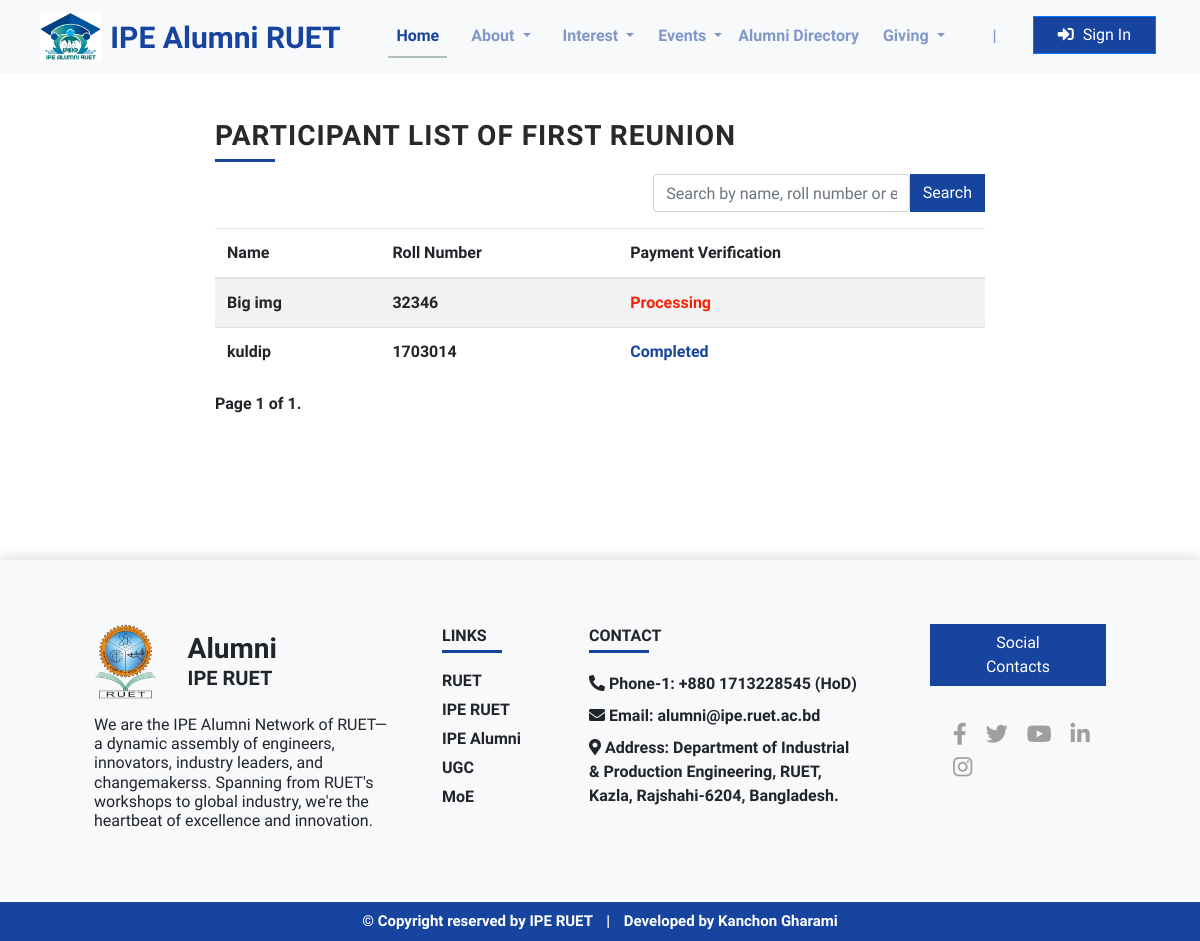
Before: /first_reunion_participant/ with the older database file.
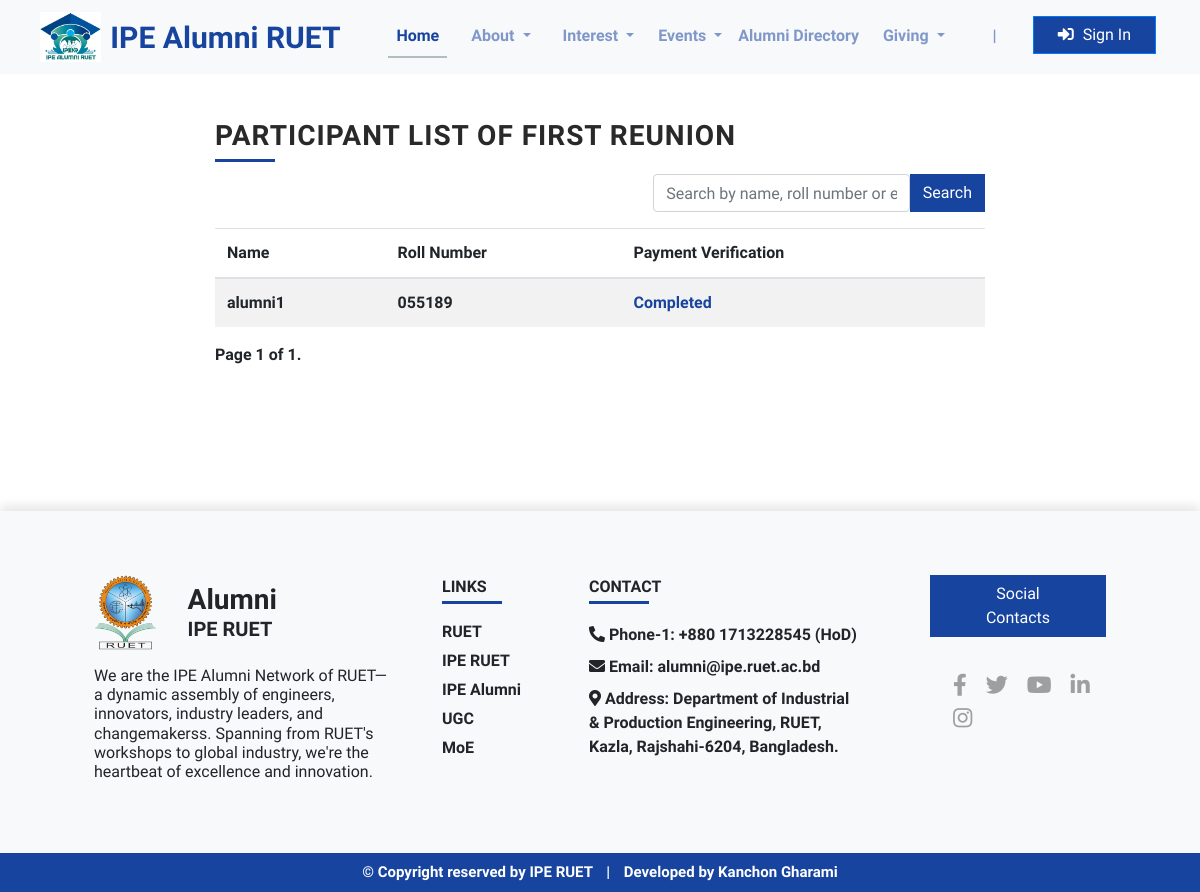
After: the same page with the newer database file.
### app/models.py (models this page shows, shortened)
class ReunionRegistration(models.Model):
    phone_regex = RegexValidator(
        regex=r'^\+?([0-9]{1,3})?[-. ]?([0-9]{1,4})[-. ]?([0-9]{1,4})[-. ]?([0-9]{1,9})$',
        message="Enter a valid international phone number."
    )
    name = models.CharField(max_length=255, null=False, blank=False)
    email = models.EmailField(_('email address'), unique=True, blank=False, null=False)
    roll_number = models.CharField(
        null=False, blank=False,
        max_length=7,
        validators=[RegexValidator(r'^\d{1,7}$', message="Enter a valid roll number consisting of up to 7 digits.")],
        unique=True
    )
    number_of_guests = models.IntegerField(
        null=True, blank=True, default=0,
        validators=[MinValueValidator(0), MaxValueValidator(9)]
    )
    driver = models.IntegerField(
        null=True, blank=True, default=0,
        validators=[MinValueValidator(0), MaxValueValidator(3)]
    )
    total_amount_paid = models.IntegerField(null=False, blank=False)
    upload_payment_slip = models.ImageField(upload_to='payment_slips/', null=True, blank=True)
    is_payment_varified = models.BooleanField(default=False)
    transaction_id = models.CharField(max_length=100, null=True, blank=True)
    phone_no = models.CharField(
        validators=[phone_regex],
        max_length=18,
        null=True, blank=True
    )

### app/views.py (the view)
# urls.py: path('first_reunion_participant/', first_reunion_participant, name='first_reunion_participant'),
def first_reunion_participant(request):
    search_query = request.GET.get('search', '')
    if search_query:
        reunion_registrations = ReunionRegistration.objects.filter(
            Q(name__icontains=search_query) |
            Q(roll_number__icontains=search_query) |
            Q(email__icontains=search_query)
        ).order_by('roll_number')
    else:
        reunion_registrations = ReunionRegistration.objects.all().order_by('roll_number')
    paginator = Paginator(reunion_registrations, 10)  # Show 10 records per page
    page_number = request.GET.get('page')
    page_obj = paginator.get_page(page_number)
    context = {
        'reunion_registrations': page_obj,
        'search_query': search_query,
    }
    return render(request, 'first_reunion_participant.html', context)

### templates/first_reunion_participant.html (shortened to what this page needs)
<!DOCTYPE html>
{% extends 'base.html' %}
{% load static %}
{% block content %}
<div class="row m-0 my-4 d-flex justify-content-center">
    <div class="col-lg-8">
        <div>
            <p class="my_title mt-4 mb-4"><span class="underline_span_left">Participant List of First Reunion</span></p>
            <form method="get" class="mt-4">
                <div class="form-group row m-0 my-3">
                    <input type="text" name="search" class="form-control col-xl-4 ml-auto" value="{{ search_query }}" placeholder="Search by name, roll number or email">
                    <button type="submit" value="Search" class="btn btn-primary btn-blue">Search</button>
                </div>
            </form>
            <div class="table-responsive">
                <table class="table table-striped">
                    <thead>
                        <tr>
                            <th>Name</th>
                            <th>Roll Number</th>
                            <th>Payment Verification</th>
                        </tr>
                    </thead>
                    <tbody>
                        {% for obj in reunion_registrations %}
                        <tr>
                            <td>{{ obj.name }}</td>
                            <td>{{ obj.roll_number }}</td>
                            {% if obj.is_payment_varified %}
                                <td class="text-blue">Completed</td>
                            {% else %}
                                <td class="text-red">Processing</td>
                            {% endif %}
                        </tr>
                        {% endfor %}
                    </tbody>
                </table>
            </div>
        </div>
        <div class="pagination">
            <span class="step-links">
                <span class="current-page">
                    Page {{ reunion_registrations.number }} of {{ reunion_registrations.paginator.num_pages }}.
                </span>
            </span>
        </div>
    </div>
</div>
{% endblock %}

Changed rows visible on the page:
removed ReunionRegistration: name "Big img", roll_number "32346", is_payment_varified "Processing"
changed ReunionRegistration: name "kuldip" → "alumni1"; roll_number "1703014" → "055189"
